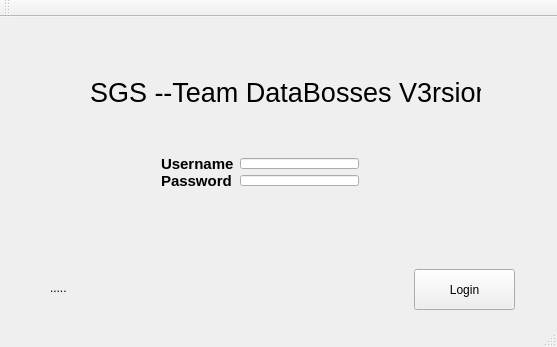
<?xml version="1.0" encoding="UTF-8"?>
<ui version="4.0">
 <class>Login</class>
 <widget class="QMainWindow" name="Login">
  <property name="geometry">
   <rect>
    <x>0</x>
    <y>0</y>
    <width>557</width>
    <height>347</height>
   </rect>
  </property>
  <property name="windowTitle">
   <string>Login</string>
  </property>
  <widget class="QWidget" name="centralWidget">
   <widget class="QLabel" name="label_status">
    <property name="geometry">
     <rect>
      <x>50</x>
      <y>260</y>
      <width>181</width>
      <height>21</height>
     </rect>
    </property>
    <property name="text">
     <string>.....</string>
    </property>
   </widget>
   <widget class="QPushButton" name="pushButton_Login">
    <property name="geometry">
     <rect>
      <x>414</x>
      <y>252</y>
      <width>101</width>
      <height>41</height>
     </rect>
    </property>
    <property name="text">
     <string>Login</string>
    </property>
   </widget>
   <widget class="QLabel" name="label_loginCount">
    <property name="geometry">
     <rect>
      <x>149</x>
      <y>199</y>
      <width>291</width>
      <height>21</height>
     </rect>
    </property>
    <property name="text">
     <string/>
    </property>
   </widget>
   <widget class="QLabel" name="label_timeout">
    <property name="geometry">
     <rect>
      <x>175</x>
      <y>99</y>
      <width>151</width>
      <height>21</height>
     </rect>
    </property>
    <property name="text">
     <string/>
    </property>
   </widget>
   <widget class="QLabel" name="label_username_2">
    <property name="geometry">
     <rect>
      <x>90</x>
      <y>50</y>
      <width>391</width>
      <height>51</height>
     </rect>
    </property>
    <property name="font">
     <font>
      <pointsize>20</pointsize>
     </font>
    </property>
    <property name="text">
     <string>SGS --Team DataBosses V3rsion</string>
    </property>
   </widget>
   <widget class="QWidget" name="layoutWidget">
    <property name="geometry">
     <rect>
      <x>150</x>
      <y>130</y>
      <width>220</width>
      <height>50</height>
     </rect>
    </property>
    <layout class="QHBoxLayout" name="horizontalLayout">
     <item>
      <layout class="QVBoxLayout" name="verticalLayout_2">
       <item>
        <widget class="QLabel" name="label_username">
         <property name="font">
          <font>
           <pointsize>11</pointsize>
           <weight>75</weight>
           <bold>true</bold>
          </font>
         </property>
         <property name="text">
          <string>Username</string>
         </property>
        </widget>
       </item>
       <item>
        <widget class="QLabel" name="label">
         <property name="font">
          <font>
           <pointsize>11</pointsize>
           <weight>75</weight>
           <bold>true</bold>
          </font>
         </property>
         <property name="text">
          <string>Password</string>
         </property>
        </widget>
       </item>
      </layout>
     </item>
     <item>
      <layout class="QVBoxLayout" name="verticalLayout">
       <item>
        <widget class="QLineEdit" name="lineEdit_username"/>
       </item>
       <item>
        <widget class="QLineEdit" name="lineEdit_password">
         <property name="echoMode">
          <enum>QLineEdit::Password</enum>
         </property>
        </widget>
       </item>
      </layout>
     </item>
    </layout>
   </widget>
  </widget>
  <widget class="QMenuBar" name="menuBar">
   <property name="geometry">
    <rect>
     <x>0</x>
     <y>0</y>
     <width>557</width>
     <height>21</height>
    </rect>
   </property>
  </widget>
  <widget class="QToolBar" name="mainToolBar">
   <attribute name="toolBarArea">
    <enum>TopToolBarArea</enum>
   </attribute>
   <attribute name="toolBarBreak">
    <bool>false</bool>
   </attribute>
  </widget>
  <widget class="QStatusBar" name="statusBar"/>
 </widget>
 <layoutdefault spacing="6" margin="11"/>
 <resources/>
 <connections/>
</ui>
